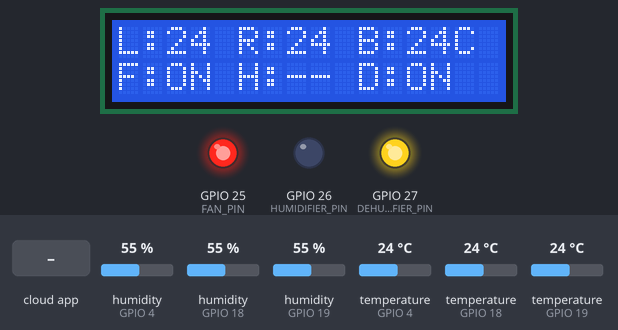
The program below on a simulated ESP32. Shown: 16×2 character LCD, output pins drawn as LEDs (lit = HIGH). Inputs (shaded band) come from the test bench; at power-on: temperature (sensors on GPIO 4, GPIO 18, GPIO 19) 24 °C, humidity (sensors on GPIO 4, GPIO 18, GPIO 19) 55 %. WiFi joins after 1.5 s; servers stay silent unless stated; the Firebase database answers and starts empty; what the program prints to the serial monitor is not drawn.

Above: at 6.1 s.
6.2 s: the phone or cloud app sets warn to 25
At 11.5 s:
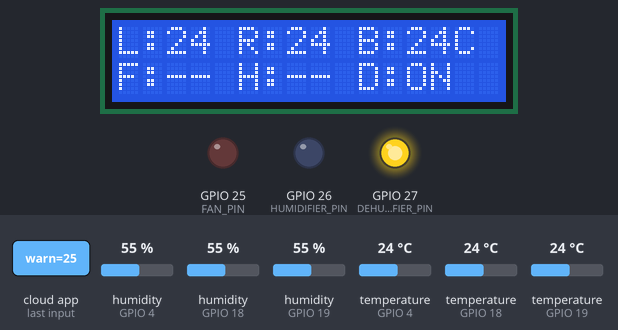
12.0 s: the phone or cloud app sets hum_low to 100
At 16.5 s:
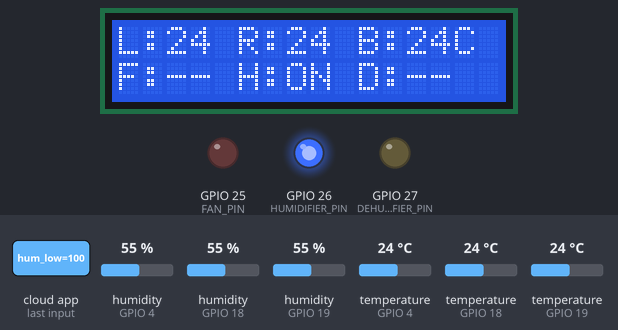
17.0 s: temperature (sensor on GPIO 4) set to 25.4 °C
At 21.5 s:
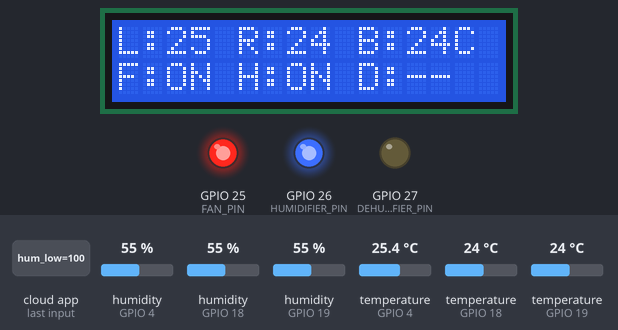
22.0 s: temperature (sensor on GPIO 18) set to 12 °C
At 26.5 s:
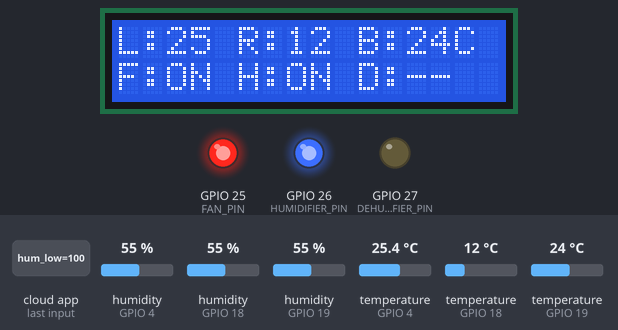
27.0 s: temperature (sensor on GPIO 19) set to 12 °C
At 31.6 s:
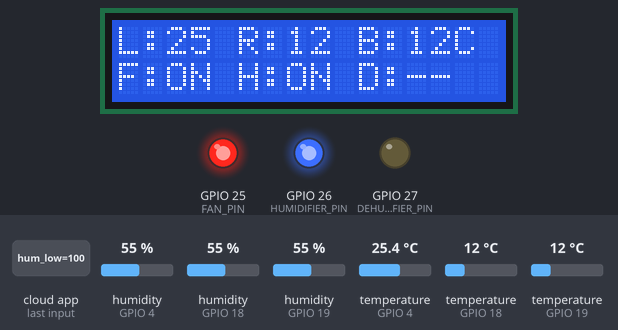
32.0 s: the phone or cloud app sets warn to 50
At 36.6 s:
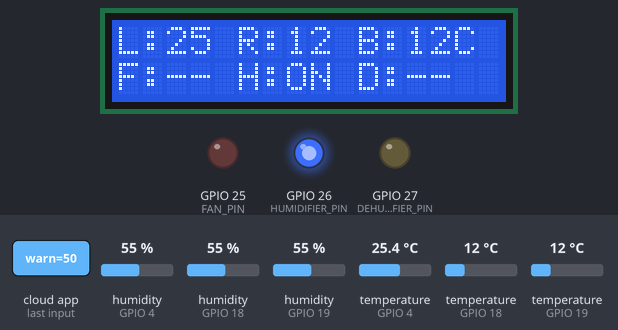
Timing chart, 0 to 38.0 s (numbered marks = the images above; inputs shaded):
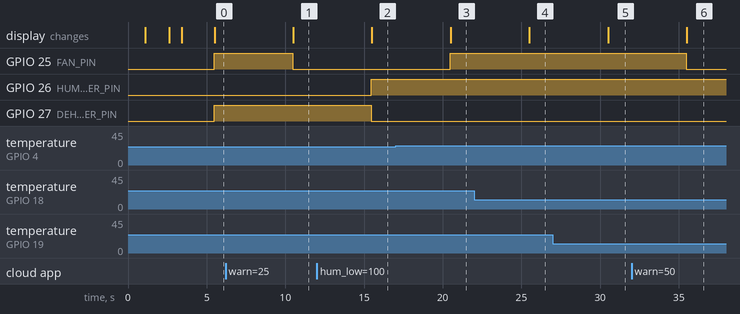

The program:

main.cpp
```cpp
#include <Arduino.h>
#include <WiFi.h>
#include <Wire.h>
#include <Firebase_ESP_Client.h>
#include <LiquidCrystal_I2C.h>
#include <DHT.h>

#include "addons/TokenHelper.h"
#include "addons/RTDBHelper.h"

// =====================================================
// WIFI
// =====================================================

#define WIFI_SSID "Wokwi-GUEST"
#define WIFI_PASSWORD ""

// =====================================================
// FIREBASE
// =====================================================

#define API_KEY "c8MIMltru5M9UVZYBicpaeGvhDONJZA5EMpN9uAQ"
#define DATABASE_URL "iot-minggu6-623b2-default-rtdb.asia-southeast1.firebasedatabase.app"

// =====================================================
// PIN KONFIGURASI
// =====================================================

// Aktuator Lingkungan (Suhu & Kelembapan)
#define FAN_PIN 25           // Kipas Ekstraksi Panas
#define HUMIDIFIER_PIN 26    // Humidifier (Saat Kelembapan Rendah / Anti-ESD)
#define DEHUMIDIFIER_PIN 27  // Dehumidifier (Saat Kelembapan Tinggi / Anti-Kondensasi)

// 3 Sensor DHT22
#define DHT_FL_PIN 4    // Depan Kiri (Cold Intake)
#define DHT_FR_PIN 18   // Depan Kanan (Cold Intake)
#define DHT_RC_PIN 19   // Belakang Tengah (Hot Exhaust)
#define DHT_TYPE DHT22

#define I2C_SDA 21
#define I2C_SCL 22

// =====================================================
// OBJECT
// =====================================================

FirebaseData fbdo;
FirebaseAuth auth;
FirebaseConfig config;

LiquidCrystal_I2C lcd(0x27, 16, 2);

DHT dht_fl(DHT_FL_PIN, DHT_TYPE);
DHT dht_fr(DHT_FR_PIN, DHT_TYPE);
DHT dht_rc(DHT_RC_PIN, DHT_TYPE);

// =====================================================
// VARIABLE & STATUS
// =====================================================

unsigned long lastUpdate = 0;

float temp_fl = 24.0, hum_fl = 50.0;
float temp_fr = 24.0, hum_fr = 50.0;
float temp_rc = 28.0, hum_rc = 45.0;

// Batas Threshold (Default)
float threshold_warn = 28.0;      // Suhu waspada kipas (°C)
float threshold_hum_low = 40.0;   // Batas minimum RH (%) -> Trigger Humidifier
float threshold_hum_high = 70.0;  // Batas maksimum RH (%) -> Trigger Dehumidifier

bool status_kipas = false;
bool status_humidifier = false;
bool status_dehumidifier = false;

// =====================================================
// SETUP
// =====================================================

void setup() {
  Serial.begin(115200);
  delay(1000);

  // Inisialisasi Pin Aktuator
  pinMode(FAN_PIN, OUTPUT);
  pinMode(HUMIDIFIER_PIN, OUTPUT);
  pinMode(DEHUMIDIFIER_PIN, OUTPUT);

  digitalWrite(FAN_PIN, LOW);
  digitalWrite(HUMIDIFIER_PIN, LOW);
  digitalWrite(DEHUMIDIFIER_PIN, LOW);

  // Inisialisasi 3 Sensor DHT22
  dht_fl.begin();
  dht_fr.begin();
  dht_rc.begin();

  // I2C & LCD
  Wire.begin(I2C_SDA, I2C_SCL);
  lcd.init();
  lcd.backlight();

  lcd.clear();
  lcd.setCursor(0, 0);
  lcd.print("DC Enviro System");
  lcd.setCursor(0, 1);
  lcd.print("Connecting WiFi");

  // WiFi Connection
  WiFi.begin(WIFI_SSID, WIFI_PASSWORD);
  Serial.print("Connecting WiFi");
  while (WiFi.status() != WL_CONNECTED) {
    delay(500);
    Serial.print(".");
  }

  Serial.println("\nWiFi Connected!");
  Serial.print("IP Address: ");
  Serial.println(WiFi.localIP());

  lcd.clear();
  lcd.setCursor(0, 0);
  lcd.print("WiFi Connected");

  delay(800);

  // Konfigurasi Firebase
  config.api_key = API_KEY;
  config.database_url = DATABASE_URL;
  config.signer.test_mode = true;

  Firebase.begin(&config, &auth);
  Firebase.reconnectWiFi(true);

  Serial.println("Firebase Initialized");

  lcd.clear();
  lcd.setCursor(0, 0);
  lcd.print("Firebase OK");

  delay(800);
}

// =====================================================
// LOOP
// =====================================================

void loop() {
  // Sampling setiap 5 detik
  if (millis() - lastUpdate < 5000) {
    return;
  }
  lastUpdate = millis();

  // ===================================================
  // BACA DATA SENSOR (RAW ACQUISITION)
  // ===================================================
  float t_fl = dht_fl.readTemperature();
  float h_fl = dht_fl.readHumidity();

  float t_fr = dht_fr.readTemperature();
  float h_fr = dht_fr.readHumidity();

  float t_rc = dht_rc.readTemperature();
  float h_rc = dht_rc.readHumidity();

  if (!isnan(t_fl) && !isnan(h_fl)) {
    temp_fl = t_fl;
    hum_fl = h_fl;
  }
  if (!isnan(t_fr) && !isnan(h_fr)) {
    temp_fr = t_fr;
    hum_fr = h_fr;
  }
  if (!isnan(t_rc) && !isnan(h_rc)) {
    temp_rc = t_rc;
    hum_rc = h_rc;
  }

  // ===================================================
  // KONTROL AKTUATOR SUHU & KELEMBAPAN
  // ===================================================
  if (Firebase.ready()) {
    // Sinkronisasi threshold dari Firebase (jika tersedia)
    if (Firebase.RTDB.getFloat(&fbdo, "monitoring/settings/warn")) {
      threshold_warn = fbdo.floatData();
    }
    if (Firebase.RTDB.getFloat(&fbdo, "monitoring/settings/hum_low")) {
      threshold_hum_low = fbdo.floatData();
    }
    if (Firebase.RTDB.getFloat(&fbdo, "monitoring/settings/hum_high")) {
      threshold_hum_high = fbdo.floatData();
    }

    // 1. Kontrol Kipas (Pemicu Suhu Tinggi: Kipas aktif jika salah satu sensor >= threshold)
    status_kipas = (temp_fl >= threshold_warn || temp_fr >= threshold_warn || temp_rc >= threshold_warn);
    digitalWrite(FAN_PIN, status_kipas ? HIGH : LOW);

    // 2 & 3. Kontrol Kelembapan Berdasarkan Asupan Dingin Depan (Intake Average: Cold Aisle)
    // Sesuai standar ASHRAE, kelembapan diukur pada udara masuk ke server.
    // Diberi logika mutually exclusive agar Humidifier dan Dehumidifier TIDAK PERNAH aktif bersamaan.
    float hum_intake = (hum_fl + hum_fr) / 2.0;

    if (hum_intake < threshold_hum_low) {
      status_humidifier = true;    // Terlalu kering -> aktifkan penyemprot uap (Anti-ESD)
      status_dehumidifier = false; // Matikan pengering
    } else if (hum_intake > threshold_hum_high) {
      status_humidifier = false;   // Matikan penyemprot uap
      status_dehumidifier = true;  // Terlalu lembap -> aktifkan pengering udara (Anti-Kondensasi)
    } else {
      // Kondisi ideal (40% - 70% RH): Kedua aktuator mati
      status_humidifier = false;
      status_dehumidifier = false;
    }

    digitalWrite(HUMIDIFIER_PIN, status_humidifier ? HIGH : LOW);
    digitalWrite(DEHUMIDIFIER_PIN, status_dehumidifier ? HIGH : LOW);

    // ================================================
    // DISPLAY LCD
    // ================================================
    lcd.clear();
    lcd.setCursor(0, 0);
    lcd.printf("L:%.0f R:%.0f B:%.0fC", temp_fl, temp_fr, temp_rc);

    lcd.setCursor(0, 1);
    // Tampilkan status aktuator: F:Fan, H:Humidifier, D:Dehumidifier
    lcd.printf("F:%s H:%s D:%s",
      status_kipas ? "ON" : "--",
      status_humidifier ? "ON" : "--",
      status_dehumidifier ? "ON" : "--"
    );

    // ================================================
    // LOG SERIAL MONITOR
    // ================================================
    Serial.println("-------------------------------------");
    Serial.printf("FL: %.1f C | %.1f %%\n", temp_fl, hum_fl);
    Serial.printf("FR: %.1f C | %.1f %%\n", temp_fr, hum_fr);
    Serial.printf("RC: %.1f C | %.1f %%\n", temp_rc, hum_rc);
    Serial.printf("Kipas: %s | Humidifier: %s | Dehumidifier: %s\n",
      status_kipas ? "ON" : "OFF",
      status_humidifier ? "ON" : "OFF",
      status_dehumidifier ? "ON" : "OFF"
    );

    // ================================================
    // KIRIM RAW DATA & STATUS AKTUATOR KE FIREBASE
    // ================================================
    FirebaseJson json;
    json.set("device", "WEMOS_ESP32_RakUtama");
    json.set("temp_fl", temp_fl);
    json.set("hum_fl", hum_fl);
    json.set("temp_fr", temp_fr);
    json.set("hum_fr", hum_fr);
    json.set("temp_rc", temp_rc);
    json.set("hum_rc", hum_rc);

    // Status aktuator
    json.set("fan", status_kipas);
    json.set("humidifier", status_humidifier);
    json.set("dehumidifier", status_dehumidifier);

    // Threshold acuan
    json.set("threshold", threshold_warn);
    json.set("threshold_hum_low", threshold_hum_low);
    json.set("threshold_hum_high", threshold_hum_high);

    json.set("ts/.sv", "timestamp");

    Firebase.RTDB.setJSON(&fbdo, "monitoring/latest", &json);
    Firebase.RTDB.pushJSON(&fbdo, "monitoring/history", &json);
  }
}
```

Measured:
- the behaviour switches between 24.9 and 25 °C on temperature (sensor on GPIO 4) (found by bisection; images 2 and 3)
- after the input at 6.2 s, GPIO 25 (FAN_PIN): HIGH → LOW after 4.3 s; the display: changes after 4.3 s (image 1)
- after the input at 12.0 s, GPIO 26 (HUMIDIFIER_PIN): LOW → HIGH after 3.5 s; GPIO 27 (DEHUMIDIFIER_PIN): HIGH → LOW after 3.5 s; the display: changes after 3.5 s (image 2)
- after the input at 17.0 s, GPIO 25 (FAN_PIN): LOW → HIGH after 3.5 s; the display: changes after 3.5 s (image 3)
- after the input at 22.0 s, the display: changes after 3.5 s (image 4)
- after the input at 27.0 s, the display: changes after 3.5 s (image 5)
- after the input at 32.0 s, GPIO 25 (FAN_PIN): HIGH → LOW after 3.5 s; the display: changes after 3.5 s (image 6)
